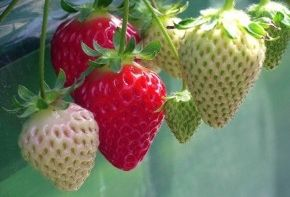
#> input picture PRUEBAS_FRESAS/fresas.png, 290 x 197 px
$ jupyter execute detector_de_fresas_maduras.ipynb
#> lines starting #> are read from the running program, lines starting #| are printed output that depends on the picture; after the words box and inside, x2 and y2 are one past the last pixel; in counts of white or black regions, pixels touching at a corner belong together
#> further down, imagen is the input picture: shape (197, 290, 3); mean B, G, R 95.5, 118.3, 121
[cell 1]
import cv2
import matplotlib.pyplot as plt
import numpy as np
import os

[cell 2]
#valores para detectar los tonos del color rojo segun la tabla de colores HSV
rojoBajo1 = np.array([0,140,90],np.uint8)
rojoAlto1 = np.array([8,255,255],np.uint8)
rojoBajo2 = np.array([160,140,90],np.uint8)
rojoAlto2 = np.array([180,255,255],np.uint8)

[cell 3]
def detectar_fresa(imagen):
    #Cargamos la imagen
    #imagen=cv2.imread("fresas.png")
    #creamos una mascara para detectar el color rojo
    imagen_hsv=cv2.cvtColor(imagen,cv2.COLOR_BGR2HSV)
#> imagen_hsv: shape (197, 290, 3); mean H, S, V 74.1, 109.8, 140.9
    mascara_1=cv2.inRange(imagen_hsv,rojoBajo1,rojoAlto1)
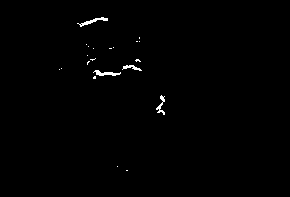
#> mascara_1: shape (197, 290); 0.6% white in thin lines or dots, all inside (x1, y1, x2, y2) = (59, 17, 165, 171)
    mascara_2=cv2.inRange(imagen_hsv,rojoBajo2,rojoAlto2)
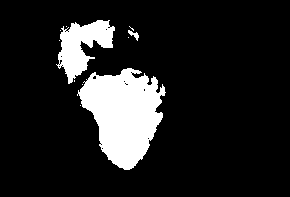
#> mascara_2: shape (197, 290); 13.2% white; 11 white regions (8 under 20 px), largest, box (x1, y1, x2, y2) and area: (77, 68, 166, 170) 5622, (56, 20, 115, 84) 1877, (128, 30, 139, 41) 49
    mascara=cv2.add(mascara_1,mascara_2)
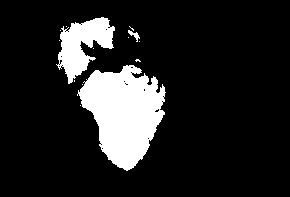
#> mascara: shape (197, 290); 13.8% white; 14 white regions (11 under 20 px), largest, box (x1, y1, x2, y2) and area: (77, 65, 166, 171) 5837, (56, 17, 115, 84) 1987, (128, 30, 140, 42) 53
    mascara=cv2.medianBlur(mascara,7)
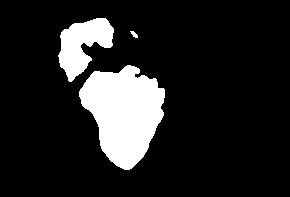
#> mascara: shape (197, 290); 13.8% white; 3 white regions, box (x1, y1, x2, y2) and area: (79, 65, 165, 170) 5861, (58, 18, 114, 82) 1969, (130, 31, 138, 38) 31
    #mostramos solo la parte de la fresa madura
    detect_fresa=cv2.bitwise_and(imagen,imagen,mask=mascara)
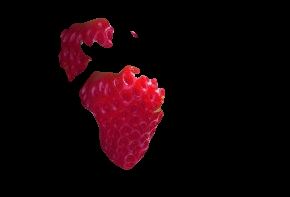
#> detect_fresa: shape (197, 290, 3); mean B, G, R 6.4, 2.7, 20.6
    #detectamos el contorno de la fresa
    mascara =cv2.blur(mascara,ksize=(5,5))
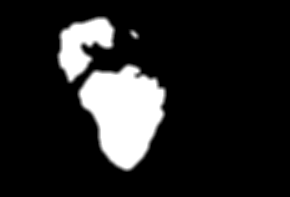
#> mascara: shape (197, 290); min 0, max 255, mean 35.1
    contorno= cv2.Canny(image=mascara,threshold1=100,threshold2=100)
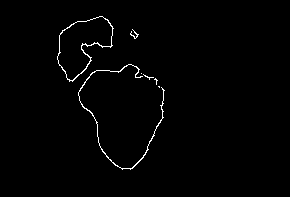
#> contorno: shape (197, 290); 1.1% white in thin lines or dots, all inside (x1, y1, x2, y2) = (57, 16, 165, 170)
    contorno_not=cv2.bitwise_not(contorno)
    #sumamos la imagen original con el contorno
    suma=cv2.bitwise_and(imagen,imagen,mask=contorno_not)
    #obtenemos el tamaño de la imagen
    ty,tx,td=suma.shape
#> ty = 197; tx = 290; td = 3
    #añadimos un fondo verde
    fondo_verde=cv2.imread("fondo_azul.png")
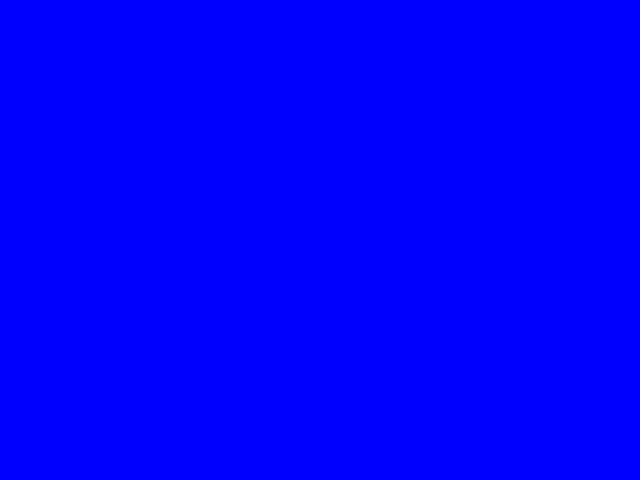
#> input picture PRUEBAS_FRESAS/fondo_azul.png, 640 x 480 px
#> fondo_verde is the input picture: shape (480, 640, 3); mean B, G, R 254, 0, 0
    #cambiamos el tamaño del fondo, al tamaño de la imagen original
    fondo_verde=cv2.resize(fondo_verde,(tx,ty))
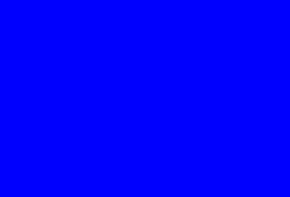
#> fondo_verde: shape (197, 290, 3); mean B, G, R 254, 0, 0
    #el contorno tendra ahora el color verde
    nuevo_fondo=cv2.bitwise_and(fondo_verde,fondo_verde,mask=contorno)
    imagen_final=cv2.add(suma,nuevo_fondo)
    #mostramos la imagen final por la consola
    imagen_final_plt=cv2.cvtColor(imagen_final,cv2.COLOR_BGR2RGB)
    plt.imshow(imagen_final_plt)
    #guardamos la imagen
    cv2.imwrite("Fresa Madura.png",imagen_final)

[cell 4]
imagen=cv2.imread("fresas.png")
detectar_fresa(imagen)
